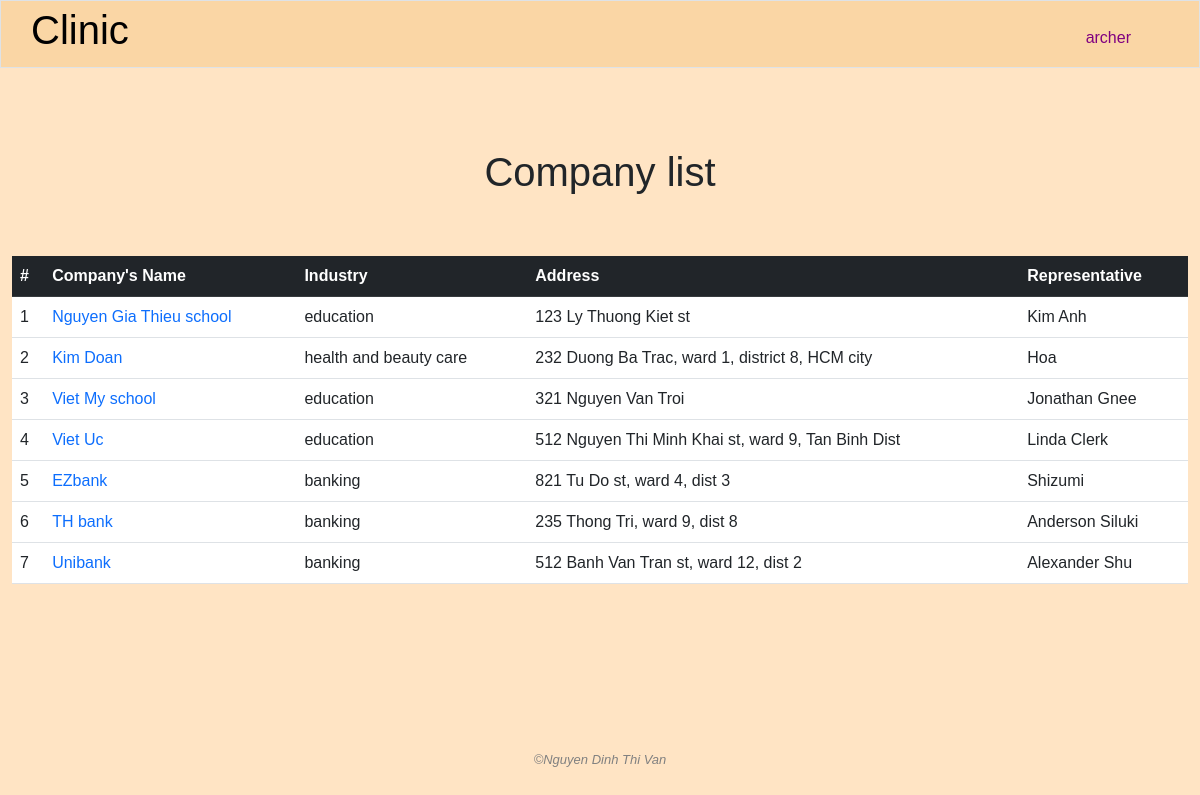
The page /companies (signed in) on the database as committed earlier.
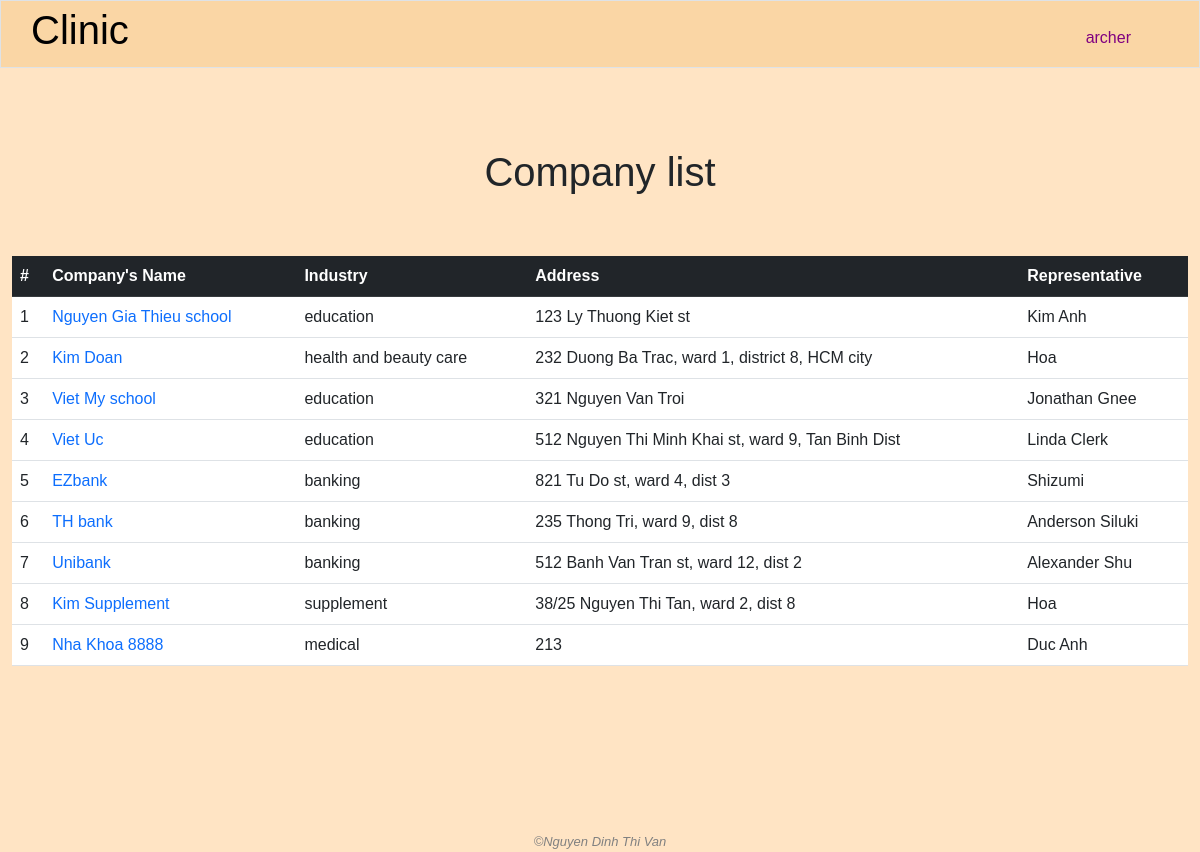
The same page on the database as committed later.
### clinic/models.py (models this page shows, shortened)
class Company(models.Model):
    name = models.CharField(max_length=255)
    industry = models.CharField(max_length=255)
    address = models.TextField()
    email = models.CharField(max_length=255, blank=True, null=True)
    phone = models.CharField(max_length=255, blank=True, null=True)
    representative = models.ForeignKey('People', on_delete=models.SET_NULL, blank=True, null=True, related_name="companies")
    male_headcount = models.IntegerField()
    female_headcount = models.IntegerField()
    created_by = models.ForeignKey(User, on_delete=models.SET_NULL, blank=True, null=True, related_name="add_companies")
    modified_by = models.ForeignKey(User, on_delete=models.SET_NULL, blank=True, null=True, related_name="modified_companies")

class People(models.Model):
    name = models.CharField(max_length=255)
    position = models.TextField(blank=True)
    address = models.TextField(blank=True, null=True)
    email = models.CharField(max_length=255)
    phone = models.CharField(max_length=255)
    note = models.TextField(blank=True)
    created_by = models.ForeignKey(User, on_delete=models.SET_NULL, blank=True, null=True, related_name='add_people')
    modified_by = models.ForeignKey(User, on_delete=models.SET_NULL, blank=True, null=True, related_name='modified_person')

### clinic/views.py (the view)
# urls.py: path('companies', views.companies, name="companies"),
@login_required
def companies(request):
    if "read_company_info" not in user_right(request.user.management_right_level):
        request.session['nay_message'] = "You do not have the right to access this page"
        return HttpResponseRedirect(reverse('index'))
    companies = Company.objects.all()
    yay_message = request.session.get('yay_message', '')
    nay_message = request.session.get('nay_message', '')
    request.session['yay_message'] = ''
    request.session['nay_message'] = ''
    return render(request, "clinic/companies.html", {
        "companies": companies,
        "yay_message": yay_message,
        "nay_message": nay_message
    })

### clinic/templates/clinic/companies.html (shortened to what this page needs)
{% extends "clinic/layout.html" %}
{% load static %}
{% block main %}
    <h1 class="text-center page-title">Company list</h1>
    <div class="container-fluid">
        <table class="table table-hover">
            <thead class="table-dark">
                <tr>
                    <th>#</th>
                    <th class="text-column">Company's Name</th>
                    <th class="text-column">Industry</th>
                    <th class="text-column">Address</th>
                    <th class="text-column">Representative</th>
                </tr>
            </thead>
            <tbody>
                {% for company in companies %}
                    <tr>
                        <td>{{ forloop.counter }}</td>
                        <td class="text-column"><a class="no-underline" href="{% url 'company_detail' company_id=company.id %}">{{ company.name }}</a></td>
                        <td class="text-column">{{ company.industry }}</td>
                        <td class="text-column">{{ company.address }}</td>
                        <td class="text-column">{{ company.representative.name }}</td>
                    </tr>
                {% empty %}
                    No company
                {% endfor %}
            </tbody>
        </table>
    </div>
{% endblock %}

Rows that differ between the two databases and show on the page:
added Company: name "Kim Supplement", industry "supplement", address "38/25 Nguyen Thi Tan, ward 2, dist 8", representative.name "Hoa"
added Company: name "Nha Khoa 8888", industry "medical", address "213", representative.name "Duc Anh"
